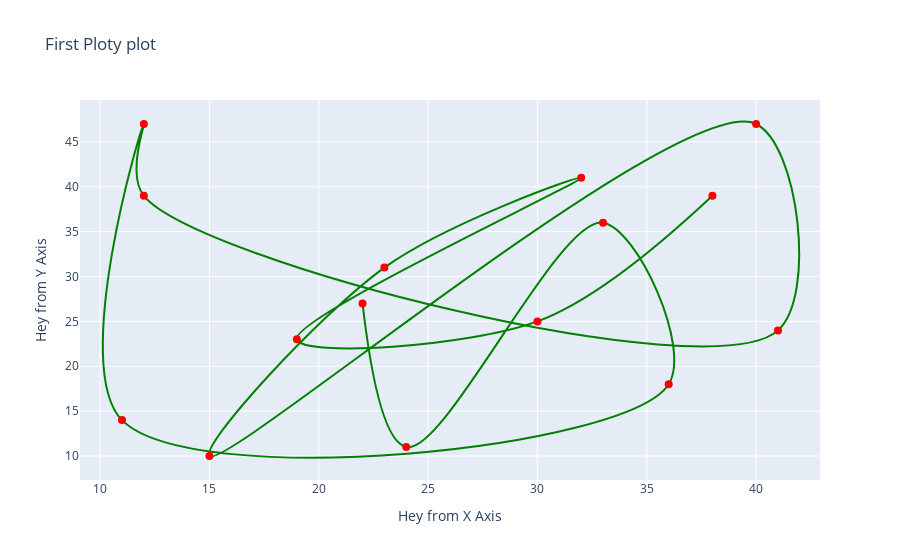

The code cell stored with this chart in its notebook:
### Code cell
new_fig= go.Figure(
    data = go.Scatter (
        x= abc, 
        y= xyz, 
        mode = "markers+lines", #  functions of mode =  markers/ lines /markers+lines
        marker = dict(color = "red",  # To modify the marker via making a dictionary
                     size = 8),
        hoverinfo = "x+y",
        line = dict (color = "green", shape = "spline" ) #'linear', 'spline', 'hv', 'vh', 'hvh', 'vhv'] To shape/modify the line.
        
    ))  

fig.update_layout(
    title = "First Ploty plot",
    xaxis_title = "Hey from X Axis",
    yaxis_title = "Hey from Y Axis"
)

### Figure 1 — Plotly figure (JSON) as saved in the notebook; plotly's stock layout.template omitted (floating-point values rounded to 4 significant figures)
{"data": [{"hoverinfo": "x+y", "line": {"color": "green", "shape": "spline"}, "marker": {"color": "red", "size": 8}, "mode": "markers+lines", "type": "scatter", "x": [22, 24, 33, 36, 11, 12, 12, 41, 40, 15, 23, 32, 19, 30, 38], "y": [27, 11, 36, 18, 14, 47, 39, 24, 47, 10, 31, 41, 23, 25, 39]}], "layout": {"autosize": true, "title": {"text": "First Ploty plot"}, "xaxis": {"autorange": true, "range": [9.134, 42.87], "title": {"text": "Hey from X Axis"}, "type": "linear"}, "yaxis": {"autorange": true, "range": [6.592, 50.41], "title": {"text": "Hey from Y Axis"}, "type": "linear"}}}
